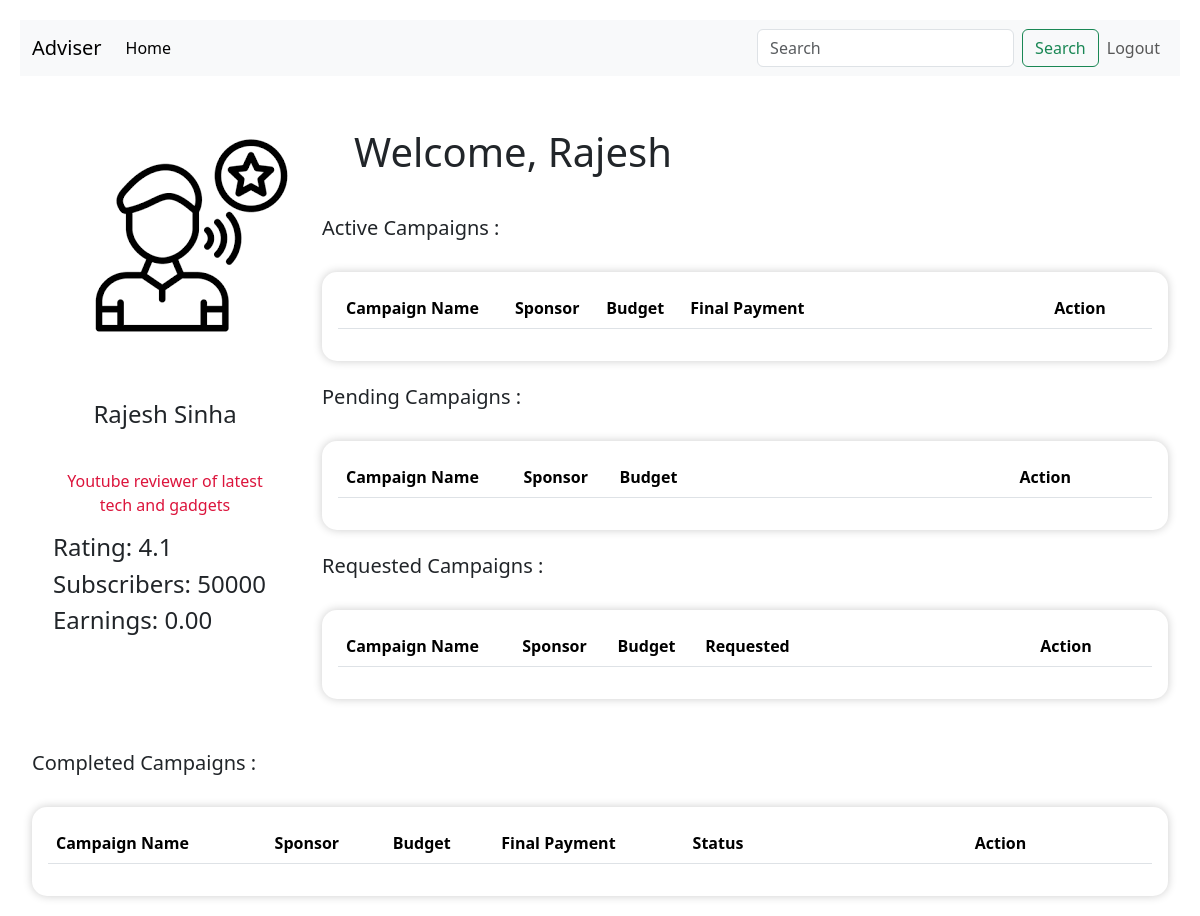
The page /influencer/rajeshsinha123/dashboard (signed in) on the database as committed earlier.
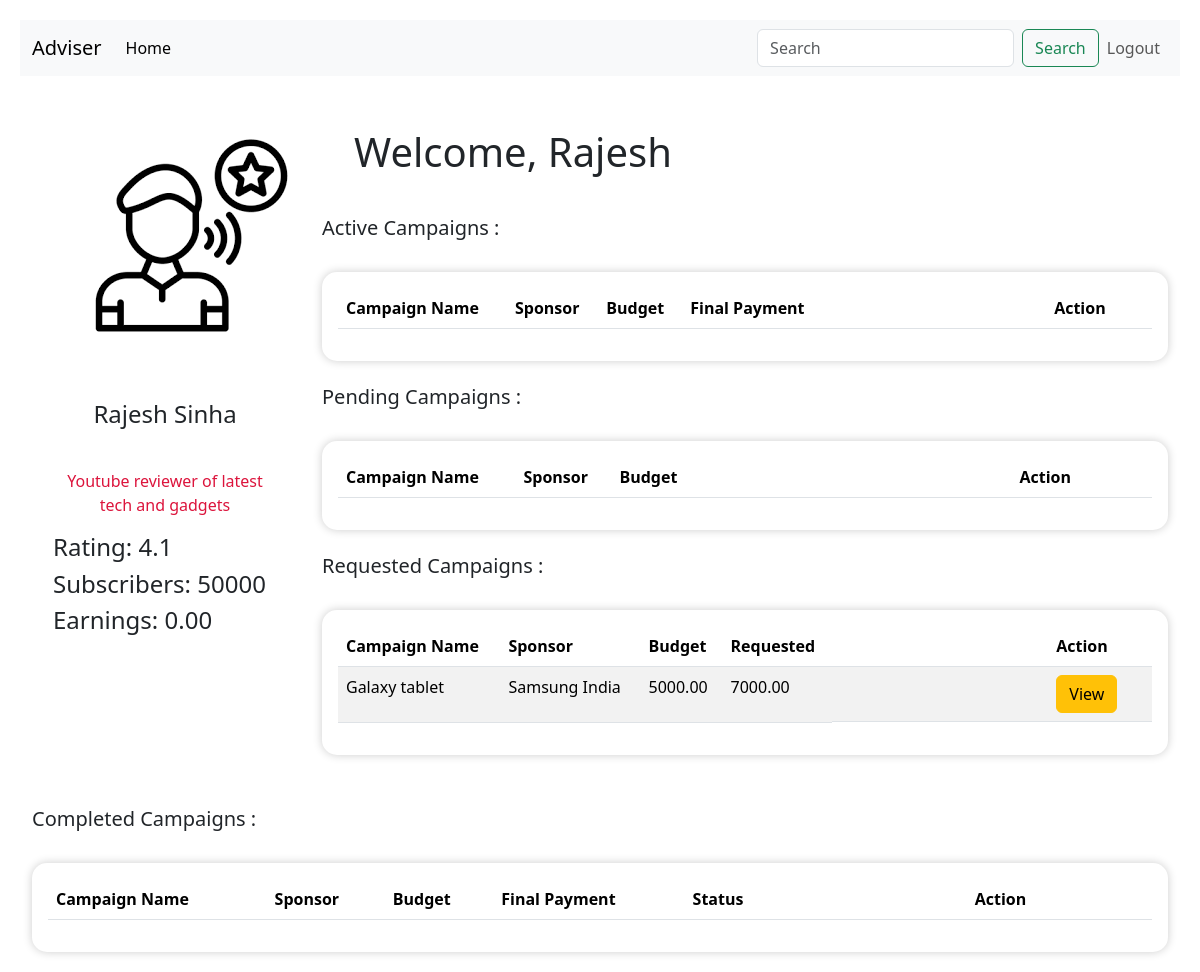
The same page on the database as committed later.
### backend/models.py (models this page shows)
class Adrequest(db.Model):
    ad_id=db.Column(db.Integer,primary_key=True,autoincrement=True)
    campaign_id=db.Column(db.Integer,db.ForeignKey("campaign.campaign_id"),nullable=False)
    influencer_id=db.Column(db.Integer,db.ForeignKey("influencer.influencer_id"),nullable=False)
    name=db.Column(db.String(), nullable=False,unique=True)
    content=db.Column(db.String(), nullable=False)
    niche_id=db.Column(db.String(),db.ForeignKey("niche.niche_id"),nullable=False)
    status=db.Column(db.String(), nullable=False,default='pending')
    budget = db.Column(db.Numeric(10, 2), nullable=False)
    negotiate_budget=db.Column(db.Numeric(10, 2), nullable=False,default=0)
    niche=db.relationship('Niche',back_populates='adrequests')
    campaign=db.relationship('Campaign',back_populates='ads')
    influencers=db.relationship('Influencer',back_populates='ads')

class Campaign(db.Model):
    campaign_id=db.Column(db.Integer,primary_key=True,autoincrement=True)
    name=db.Column(db.String(),nullable=False,unique=True)
    category_id=db.Column(db.String(),db.ForeignKey("category.cat_id"),nullable=False)
    start_date=db.Column(db.Date,nullable=False)
    end_date = db.Column(db.Date, nullable=False)
    budget = db.Column(db.Numeric(10, 2), nullable=False)
    initial_budget=db.Column(db.Numeric(10, 2),default=budget)
    status = db.Column(db.String(), nullable=False,default='active')
    visibility= db.Column(db.String(50),nullable=False)
    goals=db.Column(db.String(),nullable=False)
    flagged=db.Column(db.Integer,nullable=False,default=0)
    categories=db.relationship('Category',back_populates='campaigns')
    sponsor_id=db.Column(db.Integer,db.ForeignKey('sponsor.sponsor_id'),nullable=False)
    admin_id=db.Column(db.Integer,db.ForeignKey('admin.admin_id'),nullable=False,default=1)
    sponsors=db.relationship('Sponsor',back_populates='campaigns')
    admin=db.relationship('Admin',back_populates='campaigns')
    ads=db.relationship('Adrequest',back_populates='campaign')

class Sponsor(db.Model):
    sponsor_id=db.Column(db.Integer,primary_key=True,autoincrement=True)
    username=db.Column(db.String(),nullable=False,unique=True)
    password=db.Column(db.String(),nullable=False)
    company_name=db.Column(db.String(),nullable=False,unique=True)
    industry=db.Column(db.String(),nullable=False)
    initial_budget=db.Column(db.Numeric(10, 2),nullable=False,default=0)
    budget=db.Column(db.Numeric(10, 2),nullable=False)
    flagged=db.Column(db.Integer,nullable=False,default=0)
    admin_id=db.Column(db.Integer,db.ForeignKey('admin.admin_id'),nullable=False,default=1)
    campaigns=db.relationship('Campaign',back_populates='sponsors')
    admin=db.relationship('Admin',back_populates='sponsors')

### backend/users.py (the view)
@app.route('/influencer/<username>/dashboard',methods=['GET','POST'])                # influencer dashboard
def in_dash(username):
    inf=Influencer.query.filter_by(username=username).first()
    inf_ads=Adrequest.query.filter_by(influencer_id=inf.influencer_id).all()
    if int(inf.flagged)==1:
        return 'You have been flagged, Contact Admin !',400
    return render_template('influencer_dash.html',inf=inf,ads=inf_ads)

### templates/influencer_dash.html (shortened to what the changed rows need)
<!DOCTYPE html>
<html lang="en">
<head>
    <link rel="stylesheet" href="/static/style.css">
    <link href="https://cdn.jsdelivr.net/npm/bootstrap@5.3.3/dist/css/bootstrap.min.css" rel="stylesheet">
</head>
<body>
<div class="container-fluid" >
    <div class="row">
    <div class="col-md-9 main-panel">
        <h1 style="padding: 2rem;">Welcome, {{ inf.f_name }}</h1>
        <br>
        <div style="padding: 2rem 0rem 2rem 0rem;box-shadow: 0 0 10px rgba(0, 0, 0, 0.2);background-color: #fff;border: 0px solid rgb(101, 99, 99); padding: 1rem;border-radius: 15px;">
            <table class="table table-striped">
                <thead>
                  <tr>
                    <th scope="col">Campaign Name</th>
                    <th scope="col">Sponsor</th>
                    <th scope="col">Budget</th>
                    <th scope="col">Final Payment</th>
                    <th scope="col" style="padding-left: 14rem;">Action</th>
                  </tr>
                </thead>
</table>
        </div>
        <br>
        <br>
        <div style="padding: 2rem 0rem 2rem 0rem;box-shadow: 0 0 10px rgba(0, 0, 0, 0.2);background-color: #fff;border: 0px solid rgb(101, 99, 99); padding: 1rem;border-radius: 15px;">
            <table class="table table-striped">
                <thead>
                  <tr>
                    <th scope="col">Campaign Name</th>
                    <th scope="col">Sponsor</th>
                    <th scope="col">Budget</th>
                    <th scope="col" style="padding-left: 20rem;">Action</th>
                  </tr>
                </thead>
</table>
        </div>
        <br>
        <br>
        <div style="padding: 2rem 0rem 2rem 0rem;box-shadow: 0 0 10px rgba(0, 0, 0, 0.2);background-color: #fff;border: 0px solid rgb(101, 99, 99); padding: 1rem;border-radius: 15px;">
            <table class="table table-striped">
                <thead>
                  <tr>
                    <th scope="col">Campaign Name</th>
                    <th scope="col">Sponsor</th>
                    <th scope="col">Budget</th>
                    <th scope="col">Requested</th>
                    <th scope="col" style="padding-left: 14rem;">Action</th>
                  </tr>
                </thead>
                <tbody>
            {% for ad in ads %}
            {%if ad.campaign.flagged!=1%}
            {% if ad.status=='requested by influencer'%}
            <tr style="width: auto;">
                <td>{{ad.campaign.name}}</td>
                <td>{{ad.campaign.sponsors.company_name}}</td>
                <td>{{ad.budget}}</td>
                {%if ad.negotiate_budget>ad.budget%}
                <td>{{ad.negotiate_budget}}</td>
                {%else%}
                <td>{{ad.budget}}</td>
                {%endif%}
                <td style="padding-left: 14rem;display: flex;">
                        <button type="button" class="btn btn-warning" data-bs-toggle="modal" data-bs-target="#viewadd{{ad.ad_id}}">View</button>
                </td>
            </tr>
    {%endif%}
    {%endif%}
{%endfor%}
</tbody>
</table>
        </div>
    </div>
<div style="margin-top: 2rem;">
        <br>
    <div style="padding: 2rem 0rem 2rem 0rem;box-shadow: 0 0 10px rgba(0, 0, 0, 0.2);background-color: #fff;border: 0px solid rgb(101, 99, 99); padding: 1rem;border-radius: 15px;">
            <table class="table table-striped">
                <thead>
                  <tr>
                    <th scope="col">Campaign Name</th>
                    <th scope="col">Sponsor</th>
                    <th scope="col">Budget</th>
                    <th scope="col">Final Payment</th>
                    <th scope="col">Status</th>
                    <th scope="col" style="padding-left: 12rem;">Action</th>
                  </tr>
                </thead>
</table>
        </div>
    </div>
</div>
</div>
</body>
</html>

Rows that differ between the two databases and show on the page:
added Adrequest: campaign.name "Galaxy tablet", campaign.sponsors.company_name "Samsung India", budget "5000.00", negotiate_budget "7000.00"
